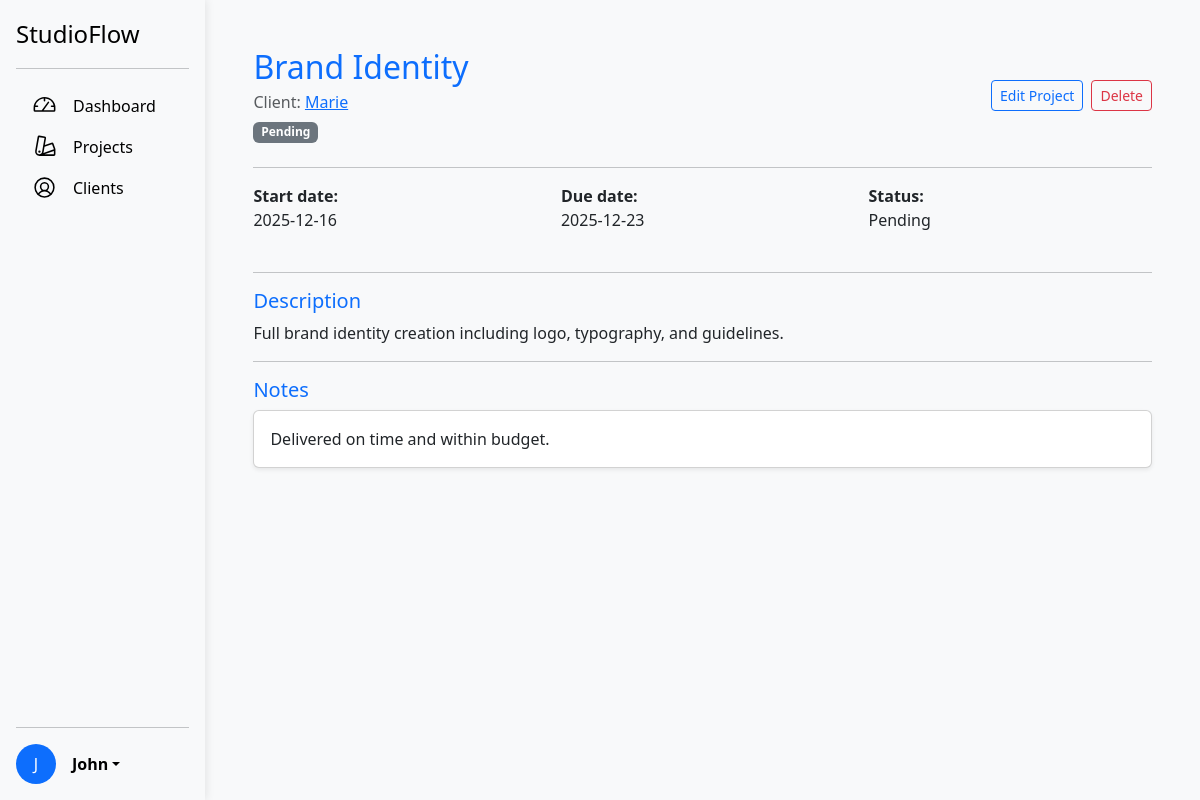
Page /projects/1 (signed in) on the committed database.
### tables this page shows
CREATE TABLE projects (
    id INTEGER PRIMARY KEY AUTOINCREMENT,
    client_id INTEGER NOT NULL,
    name TEXT NOT NULL,
    status TEXT,
    description TEXT,
    notes TEXT,
    start_date DATE,
    due_date DATE,
    FOREIGN KEY (client_id) REFERENCES clients(id)

);

CREATE TABLE clients (
    id INTEGER PRIMARY KEY AUTOINCREMENT,
    name TEXT NOT NULL,
    company TEXT,
    email TEXT,
    phone TEXT,
    notes TEXT
);

### app.py (the view)
@app.route("/projects/<int:project_id>")
@login_required
def project_detail(project_id):
    db = get_db()
    project = db.execute("SELECT * FROM projects WHERE id = ?", (project_id,)).fetchone()
    if project is None:
        return "Project not found", 404
    client = db.execute("SELECT * FROM clients WHERE id = ?", (project["client_id"],)).fetchone()
    return render_template("projects/detail.html", project=project, client=client)

### app.py (called while the page is built)
def get_db():
    if 'db' not in g:
        g.db = sqlite3.connect(DATABASE)
        g.db.row_factory = sqlite3.Row
    return g.db

### helpers.py (called while the page is built)
def login_required(f):
    @wraps(f)
    def decorated_function(*args, **kwargs):
        if session.get("user_id") is None:
            return redirect("/login")
        return f(*args, **kwargs)
    return decorated_function

### templates/projects/detail.html (shortened to what this page needs)
{% extends "layout.html" %}
{% block main %}
<div class="container-fluid bg-light p-4">
    <div class="d-flex justify-content-between align-items-center mb-4">
        <div>
            <h2 class="text-primary mb-1">{{ project["name"] }}</h2>
            <p class="text-muted mb-1">
                Client:
                <a href="{{ url_for('client_detail', client_id=client['id']) }}">
                    {{ client['name'] }}
                </a>
            </p>
            <span class="badge
                {% if project['status'] == 'Completed' %}
                    bg-success
                {% elif project['status'] == 'In Progress' %}
                    bg-warning text-dark
                {% elif project['status'] == 'Pending' %}
                    bg-secondary
                {% else %}
                    bg-light text-dark
                {% endif %}
            ">
                {{ project.status }}
            </span>
        </div>
        <div class="d-flex gap-2">
            <a href="{{ url_for('edit_project', project_id=project['id']) }}"
               class="btn btn-outline-primary btn-sm">
               Edit Project
            </a>
            <form action="{{ url_for('delete_project', project_id=project['id']) }}"
                  method="post"
                  onsubmit="return confirm('Are you sure you want to delete this project?');">
                <button type="submit" class="btn btn-outline-danger btn-sm">
                    Delete
                </button>
            </form>
        </div>
    </div>
    <hr>
    <div class="row mb-4">
        <div class="col-md-4">
            <strong>Start date:</strong>
            <p>{{ project["start_date"] or '-' }}</p>
        </div>
        <div class="col-md-4">
            <strong>Due date:</strong>
            <p>{{ project["due_date"] or '-' }}</p>
        </div>
        <div class="col-md-4">
            <strong>Status:</strong>
            <p>{{ project["status"] }}</p>
        </div>
    </div>
    <hr>
    <h5 class="text-primary">Description</h5>
    <p>{{ project["description"] }}</p>
    <hr>
    <h5 class="text-primary">Notes</h5>
    <div class="card shadow-sm">
        <div class="card-body">
            <p class="mb-0">{{ project["notes"] }}</p>
        </div>
    </div>
</div>
{% endblock %}

### rows in the picture
projects: name "Brand Identity", status "Pending", start_date "2025-12-16", due_date "2025-12-23", description "Full brand identity creation including logo, typography, and guidelines.", notes "Delivered on time and within budget."
clients: name "Marie"

### other values in the picture
{{ parts[0][0] }} "J"
{{ username }} "John"
